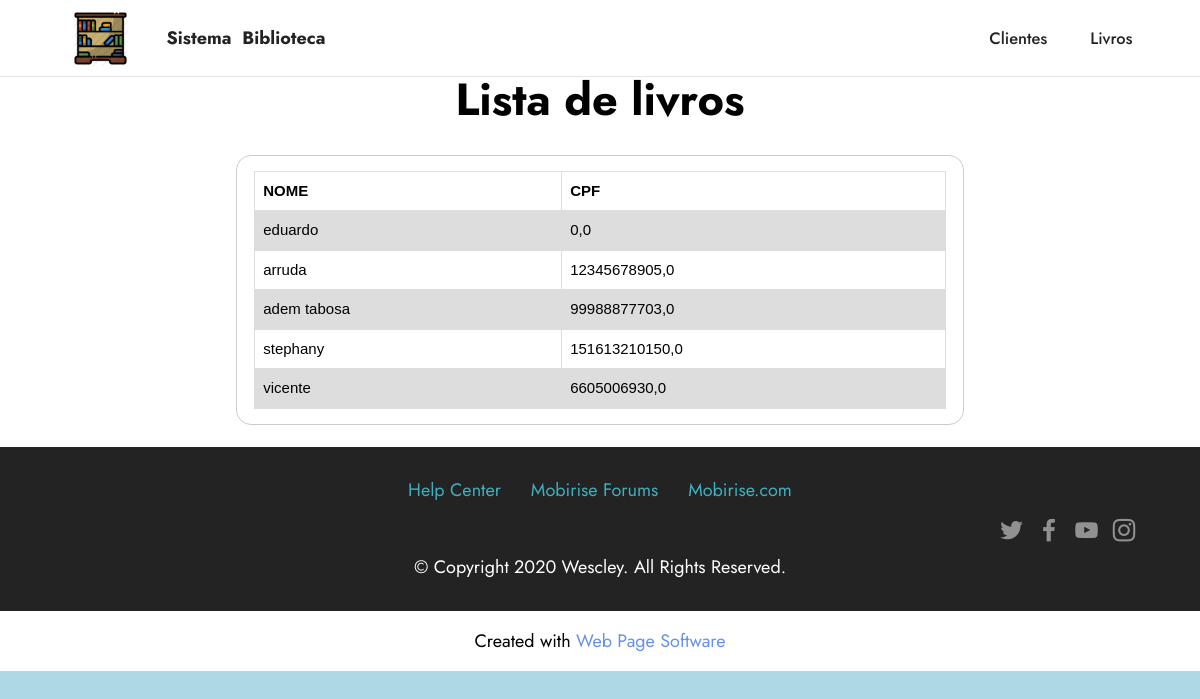
The app's page /lista_clientes/ with its own data.
### biblioteca/models.py (models this page shows, shortened)
class Cliente(models.Model):
    nome = models.CharField('Nome do cliente', max_length=250)
    cpf = models.FloatField('CPF')

### biblioteca/views.py (the view)
# urls.py: path('lista_clientes/',ListaCliente, name="lista_clientes"),
def ListaCliente(request):
    clientes=Cliente.objects.all()
    return render(request, 'lista_clientes.html', {'clientes': clientes})

### templates/lista_clientes.html (shortened to what this page needs)
<!DOCTYPE html>
<html  >
    <head>
    {% load static %}
    <link href="{% static "assets/bootstrap/css/bootstrap.min.css" %}" rel="stylesheet">
    <link href="{% static "assets/bootstrap/css/bootstrap-reboot.min.css" %}" rel="stylesheet">
    <link href="{% static "assets/parallax/jarallax.css" %}" rel="stylesheet">
    <link href="{% static "assets/dropdown/css/style.css" %}" rel="stylesheet">
    <link href="{% static "assets/socicon/css/styles.css" %}" rel="stylesheet">
    <link href="{% static "assets/theme/css/style.css" %}" rel="stylesheet">
    <link href="{% static "assets/theme/css/style.css" %}" rel="stylesheet">
    <link href="{% static "css/style.css" %}" rel="stylesheet">
    <link rel="stylesheet" href="{% static "assets/mobirise/css/mbr-additional.css" %}" type="text/css">
    </head>
    <body>
        <section data-bs-version="5.1" class="menu cid-s48OLK6784" once="menu" id="menu1-h">
            <nav class="navbar navbar-dropdown navbar-fixed-top navbar-expand-lg">
                <div class="container">
                    <div class="navbar-brand">
                        <span class="navbar-logo">
                            <a href="{% url 'index' %}">
                                {% load static %}
                                <img src = "{% static 'assets/images/logo.png' %}" alt="Home" style="height: 3.8rem;">
                            </a>
                        </span>
                        <span class="navbar-caption-wrap"><a class="navbar-caption text-black display-7" href="{% url 'index' %}">Sistema&nbsp; Biblioteca</a></span>
                    </div>
                    <div class="collapse navbar-collapse" id="navbarSupportedContent">
                        <ul class="navbar-nav nav-dropdown nav-right" data-app-modern-menu="true">
                            <li class="nav-item">
                                <a class="nav-link link text-black display-4" href="{% url 'lista_clientes' %}">Clientes</a>
                            </li>
                            <li class="nav-item">
                                <a class="nav-link link text-black display-4" href="{% url 'lista_livros' %}">Livros</a>
                            </li>
                        </ul>
                    </div>
                </div>
            </nav>
        </section>
    <section data-bs-version="5.1" class="form8 cid-teMR7a7reS" id="form8-n">
      <div class="container">
          <div class="mbr-section-head">
              <h3 class="mbr-section-title mbr-fonts-style align-center mb-0 display-2">
                  <strong>Lista de livros</strong>
              </h3>
          </div>
          <div class="row justify-content-center mt-4">
              <div class="col-lg-8 mx-auto mbr-form" data-form-type="formoid">
                <form method="POST" class="mbr-form form-with-styler mx-auto" data-form-title="Form Name">
                    <div class="dragArea row">
                        <form>
                            <div >
                                <table>
                                    <tr>
                                        <th>NOME</th>
                                        <th>CPF</th>
                                    </tr>
                                    {% for obj in clientes %}
                                    <tr>
                                        <td>{{ obj.nome }}</td>
                                        <td>{{ obj.cpf }}</td>
                                    </tr>
                                    {% endfor %}
                                </table>
                            </div>
                        </form>
                    </div>
                    <br>
              </div>
          </div>
      </div>
    </section>
    <section data-bs-version="5.1" class="footer3 cid-s48P1Icc8J" once="footers" id="footer3-i">
        <div class="container">
            <div class="media-container-row align-center mbr-white">
                <div class="row row-links">
                    <ul class="foot-menu">
                        <li class="foot-menu-item mbr-fonts-style display-7">
                            <a href="https://mobirise.com/help/" class="text-success">Help Center</a>
                        </li>
                        <li class="foot-menu-item mbr-fonts-style display-7">
                            <a href="http://forums.mobirise.com/" class="text-success">Mobirise Forums</a>
                        </li>
                        <li class="foot-menu-item mbr-fonts-style display-7">
                            <a href="https://mobirise.com/" class="text-success">Mobirise.com</a>
                        </li>
                    </ul>
                </div>
                <div class="row social-row">
                    <div class="social-list align-right pb-2">
                        <div class="soc-item">
                                <a href="https://twitter.com/mobirise" target="_blank">
                                    <span class="socicon-twitter socicon mbr-iconfont mbr-iconfont-social"></span>
                                </a>
                            </div>
                            <div class="soc-item">
                                <a href="https://www.facebook.com/pages/Mobirise/1616226671953247" target="_blank">
                                    <span class="socicon-facebook socicon mbr-iconfont mbr-iconfont-social"></span>
                                </a>
                            </div><div class="soc-item">
                                <a href="https://www.youtube.com/" target="_blank">
                                    <span class="socicon-youtube socicon mbr-iconfont mbr-iconfont-social"></span>
                                </a>
                            </div><div class="soc-item">
                                <a href="https://instagram.com/wescleye" target="_blank">
                                    <span class="mbr-iconfont mbr-iconfont-social socicon-instagram socicon"></span>
                                </a>
                            </div>
                        </div>
                    </div>
                <div class="row row-copirayt">
                    <p class="mbr-text mb-0 mbr-fonts-style mbr-white align-center display-7">
                        © Copyright 2020 Wescley. All Rights Reserved.
                    </p>
                </div>
            </div>
        </div>
    </section>
    <section class="display-7" style="padding: 0;align-items: center;justify-content: center;flex-wrap: wrap;    align-content: center;display: flex;position: relative;height: 4rem;">
        <a href="https://mobiri.se/2849055" style="flex: 1 1;height: 4rem;position: absolute;width: 100%;z-index: 1;">
        <img alt="" style="height: 4rem;"></a>
        <p style="margin: 0;text-align: center;" class="display-7">Created with &#8204;</p>
        <a style="z-index:1" href="//localhost:8000"> Web Page  Software</a>
    </section>
    {% load static %}
  </body>
</html>

### static/assets/dropdown/css/style.css (style rules this page uses)
.navbar-dropdown { left: 0; padding: 0; position: absolute; right: 0; top: 0; transition: all 0.45s ease; z-index: 1030; background: #f1f1f1; }
.navbar-dropdown .navbar-logo { margin-right: 0.8rem; transition: margin 0.3s ease-in-out; vertical-align: middle; }
.navbar-dropdown .navbar-logo img { height: 3.125rem; transition: all 0.3s ease-in-out; }
.navbar-dropdown .navbar-caption { font-weight: 700; white-space: normal; vertical-align: -4px; line-height: 3.125rem !important; }
.navbar-dropdown .navbar-caption, .navbar-dropdown .navbar-caption:hover { color: inherit; text-decoration: none; }
.navbar-dropdown.navbar-fixed-top { position: fixed; }
.navbar-dropdown .navbar-brand span { vertical-align: -4px; }
.nav-dropdown { font-size: 0.75rem; font-weight: 500; height: auto !important; }
.nav-dropdown .link { margin: .667em 1.667em; font-weight: 500; padding: 0; transition: color .2s ease-in-out; }
.nav-dropdown .link::after, .nav-dropdown .dropdown-item::after { color: inherit; }

### static/assets/theme/css/style.css (style rules this page uses)
section { background-color: #ffffff; }
body { font-style: normal; line-height: 1.5; font-weight: 400; color: #232323; position: relative; }
section, .container, .container-fluid { position: relative; word-wrap: break-word; }
a { font-style: normal; font-weight: 400; cursor: pointer; }
a, a:hover { text-decoration: none; }
.mbr-section-title { font-style: normal; line-height: 1.3; }
.mbr-text { font-style: normal; line-height: 1.7; }
h1, h2, h3, h4, h5, h6, .display-1, .display-2, .display-4, .display-5, .display-7, span, p, a { line-height: 1; word-break: break-word; word-wrap: break-word; font-weight: 400; }
b, strong { font-weight: bold; }
section { background-position: 50% 50%; background-repeat: no-repeat; background-size: cover; }
.mbr-white { color: #ffffff; }
.align-center { text-align: center; }
.align-right { text-align: right; }
.media-container-row { display: flex; flex-direction: row; flex-wrap: wrap; justify-content: center; align-content: center; align-items: start; }
@media (min-width: 992px) { .media-container-row { flex-wrap: nowrap; } }
img, iframe { display: block; width: 100%; }
.menu .navbar-brand { display: -webkit-flex; }
.menu .navbar-brand span { display: flex; display: -webkit-flex; }
.menu .navbar-brand .navbar-caption-wrap { display: -webkit-flex; }
.menu .navbar-brand .navbar-logo img { display: -webkit-flex; width: auto; }
@media (min-width: 992px) { .menu .navbar-nav.nav-dropdown { display: -webkit-flex; } }
.navbar { display: -webkit-flex; -webkit-flex-wrap: wrap; -webkit-align-items: center; -webkit-justify-content: space-between; }
.navbar-collapse { -webkit-flex-basis: 100%; -webkit-flex-grow: 1; -webkit-align-items: center; }
.nav-dropdown .link { padding: 0.667em 1.667em !important; margin: 0 !important; }
.row { display: -webkit-flex; -webkit-flex-wrap: wrap; }
.justify-content-center { -webkit-justify-content: center; }
html, body { height: auto; min-height: 100vh; }
form .row { margin-left: -0.6rem; margin-right: -0.6rem; }
ul, ol, pre, blockquote { margin-bottom: 2.3125rem; }
.mt-4 { margin-top: 2rem !important; }
@media (min-width: 992px) { .container { padding-left: 16px; padding-right: 16px; } }
@media (min-width: 992px) { .row { margin-left: -16px; margin-right: -16px; } }
@media (min-width: 992px) { .row > [class*=col] { padding-left: 16px; padding-right: 16px; } }

### static/css/style.css (style rules this page uses)
body { text-align: center; background-color: lightblue; font-family: Verdana, Arial, helvetica san-serif; font-size: 24px; color: #000000; }
table { font-family: arial, sans-serif; border-collapse: collapse; width: 100%; }
td, th { border: 1px solid #dddddd; text-align: left; padding: 8px; }
tr:nth-child(even) { background-color: #dddddd; }
form { margin: 0 auto; padding: 1em; border: 1px solid #CCC; border-radius: 1em; }
html { box-sizing: border-box }
*, *:before, *:after { box-sizing: inherit }
html { -ms-text-size-adjust: 100%; -webkit-text-size-adjust: 100% }
body { margin: 0 }
article, aside, details, figcaption, figure, footer, header, main, menu, nav, section, summary { display: block }
a { background-color: transparent; -webkit-text-decoration-skip: objects }
img { border-style: none }
html, body { font-family: Verdana, sans-serif; font-size: 15px; line-height: 1.5 }
html { overflow-x: hidden }
h3 { font-size: 24px }
h1, h2, h3, h4, h5, h6 { font-family: "Segoe UI", Arial, sans-serif; font-weight: 400; margin: 10px 0 }
img { vertical-align: middle }
a { color: inherit }

### records on screen
Cliente: nome "eduardo", cpf "0,0"
Cliente: nome "arruda", cpf "12345678905,0"
Cliente: nome "adem tabosa", cpf "99988877703,0"
Cliente: nome "stephany", cpf "151613210150,0"
Cliente: nome "vicente", cpf "6605006930,0"
